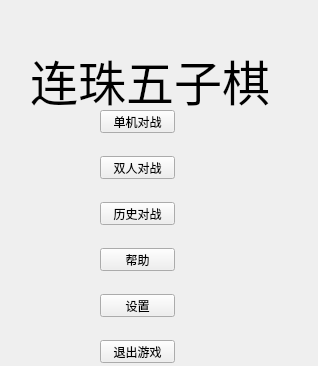
<?xml version="1.0" encoding="UTF-8"?>
<ui version="4.0">
 <class>Log_Widget</class>
 <widget class="QWidget" name="Log_Widget">
  <property name="geometry">
   <rect>
    <x>0</x>
    <y>0</y>
    <width>318</width>
    <height>366</height>
   </rect>
  </property>
  <property name="windowTitle">
   <string>Form</string>
  </property>
  <widget class="QLabel" name="label">
   <property name="geometry">
    <rect>
     <x>0</x>
     <y>0</y>
     <width>318</width>
     <height>366</height>
    </rect>
   </property>
   <property name="text">
    <string/>
   </property>
   <property name="pixmap">
    <pixmap resource="myimages.qrc">:/image/imges/登录2.jpg</pixmap>
   </property>
   <property name="scaledContents">
    <bool>true</bool>
   </property>
  </widget>
  <widget class="QPushButton" name="pushButton">
   <property name="geometry">
    <rect>
     <x>100</x>
     <y>110</y>
     <width>75</width>
     <height>23</height>
    </rect>
   </property>
   <property name="text">
    <string>单机对战</string>
   </property>
  </widget>
  <widget class="QPushButton" name="pushButton_2">
   <property name="geometry">
    <rect>
     <x>100</x>
     <y>156</y>
     <width>75</width>
     <height>23</height>
    </rect>
   </property>
   <property name="text">
    <string>双人对战</string>
   </property>
  </widget>
  <widget class="QPushButton" name="pushButton_3">
   <property name="geometry">
    <rect>
     <x>100</x>
     <y>248</y>
     <width>75</width>
     <height>23</height>
    </rect>
   </property>
   <property name="text">
    <string>帮助</string>
   </property>
  </widget>
  <widget class="QPushButton" name="pushButton_4">
   <property name="geometry">
    <rect>
     <x>100</x>
     <y>340</y>
     <width>75</width>
     <height>23</height>
    </rect>
   </property>
   <property name="text">
    <string>退出游戏</string>
   </property>
  </widget>
  <widget class="QLabel" name="label_2">
   <property name="geometry">
    <rect>
     <x>30</x>
     <y>40</y>
     <width>251</width>
     <height>81</height>
    </rect>
   </property>
   <property name="font">
    <font>
     <family>华文行楷</family>
     <pointsize>36</pointsize>
    </font>
   </property>
   <property name="text">
    <string>连珠五子棋</string>
   </property>
  </widget>
  <widget class="QPushButton" name="pushButton_5">
   <property name="geometry">
    <rect>
     <x>100</x>
     <y>294</y>
     <width>75</width>
     <height>23</height>
    </rect>
   </property>
   <property name="text">
    <string>设置</string>
   </property>
  </widget>
  <widget class="QPushButton" name="pushButton_6">
   <property name="geometry">
    <rect>
     <x>100</x>
     <y>202</y>
     <width>75</width>
     <height>23</height>
    </rect>
   </property>
   <property name="text">
    <string>历史对战</string>
   </property>
  </widget>
 </widget>
 <resources>
  <include location="myimages.qrc"/>
 </resources>
 <connections/>
</ui>
